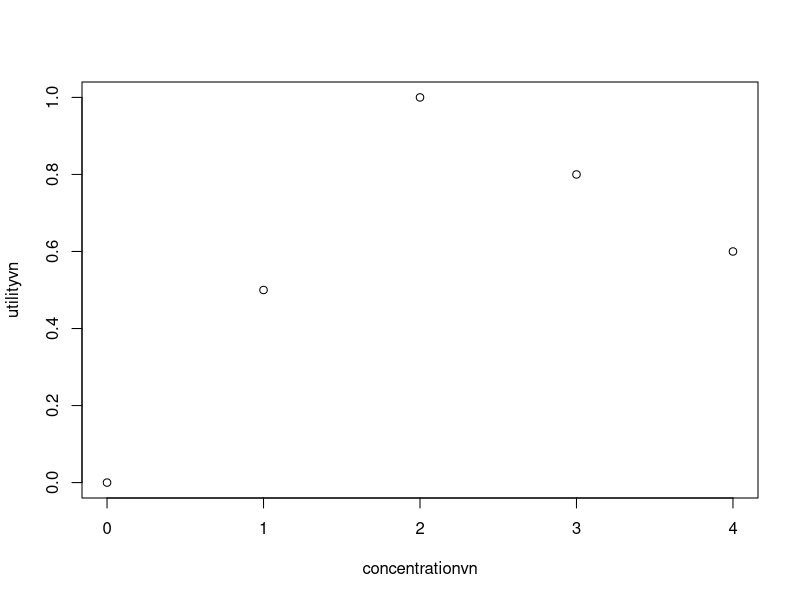
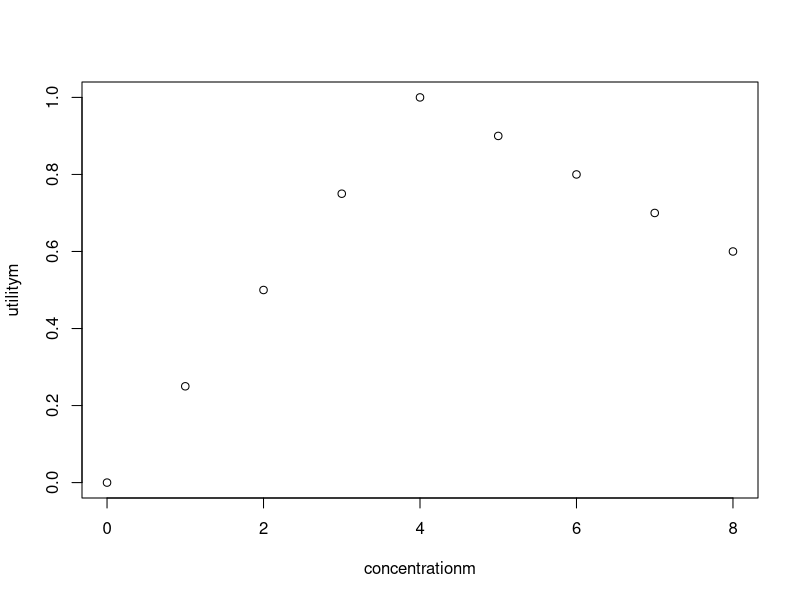
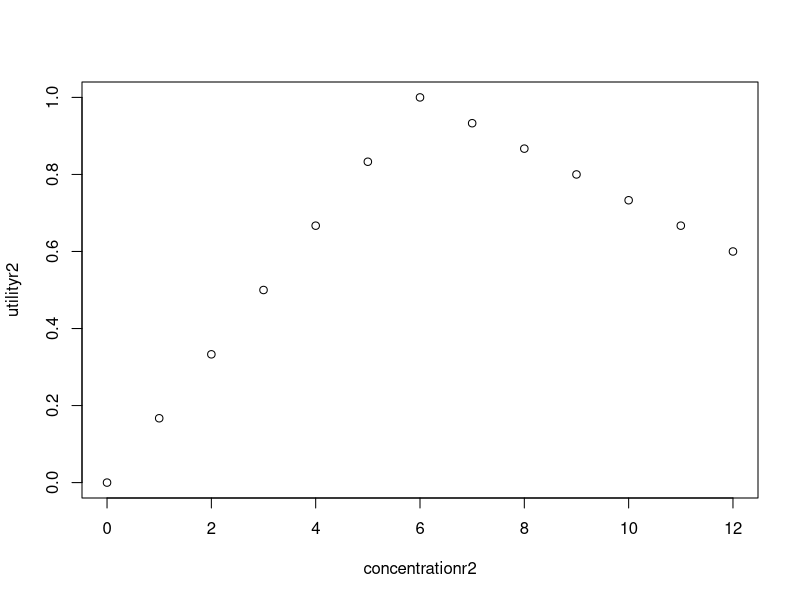
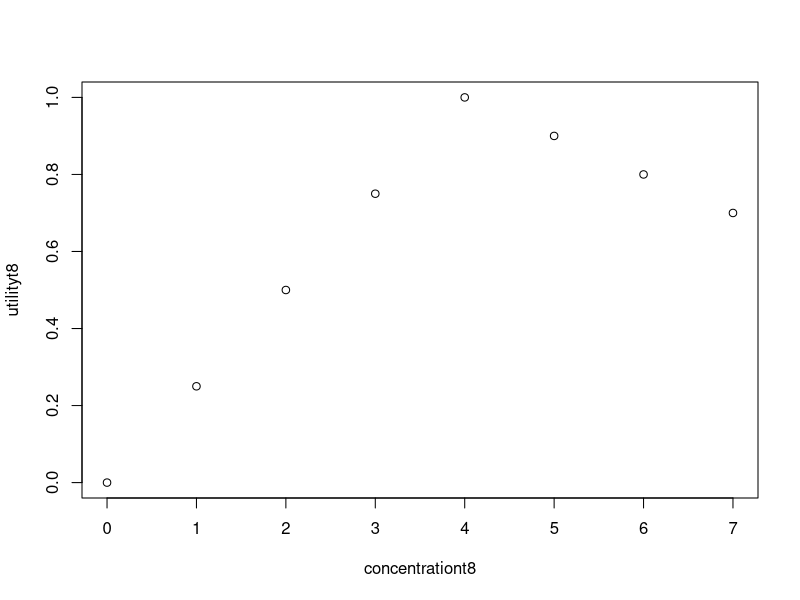

Write the R code that produced these figures, in order.
## ---- chunk 1
knitr::opts_chunk$set(echo = TRUE, fig.lp="fig:")

# install.packages("tinytex", repos = "https://cloud.r-project.org" ) if debug needed?

# library(namelibrary) for the R library

# http://rmarkdown.rstudio.com
# echo = TRUE <- makes all next cmds appear

## ---- chunk 2


f <- function(p,M,x,n){
  if (x  <= (n*p)){U <- (x/(n*p))}
  else {U <- M + ((1-(x/n))*(1-M))/(1-p)}
 # else {U <- (2-M) + (((M-1)*x)/(n*p))} M + ((1-(x/n))*(1-M))/(1-p)}
  round(U,digits = 3)
 # print(U)
}

f0m <- f(0.5,0.6,0,8)
f1m <- f(0.5,0.6,1,8)
f2m <- f(0.5,0.6,2,8)
f3m <- f(0.5,0.6,3,8)
f4m <- f(0.5,0.6,4,8)
f5m <- f(0.5,0.6,5,8)
f6m <- f(0.5,0.6,6,8)
f7m <- f(0.5,0.6,7,8)
f8m <- f(0.5,0.6,8,8)

utilitym <- c(f0m,f1m,f2m,f3m,f4m,f5m,f6m,f7m,f8m)
concentrationm <- c(0:8)


f0vn <- f(0.5,0.6,0,4)
f1vn <- f(0.5,0.6,1,4)
f2vn <- f(0.5,0.6,2,4)
f3vn <- f(0.5,0.6,3,4)
f4vn <- f(0.5,0.6,4,4)

utilityvn <- c(f0vn,f1vn,f2vn,f3vn,f4vn)
concentrationvn <- c(0:4)

f0r2 <- f(0.5,0.6,0,12)
f1r2 <- f(0.5,0.6,1,12)
f2r2 <- f(0.5,0.6,2,12)
f3r2 <- f(0.5,0.6,3,12)
f4r2 <- f(0.5,0.6,4,12)
f5r2 <- f(0.5,0.6,5,12)
f6r2 <- f(0.5,0.6,6,12)
f7r2 <- f(0.5,0.6,7,12)
f8r2 <- f(0.5,0.6,8,12)
f9r2 <- f(0.5,0.6,9,12)
f10r2 <- f(0.5,0.6,10,12)
f11r2 <- f(0.5,0.6,11,12)
f12r2 <- f(0.5,0.6,12,12)

utilityr2 <- c(f0r2,f1r2,f2r2,f3r2,f4r2,f5r2,f6r2,f7r2,f8r2,f9r2,f10r2,f11r2,f12r2)
concentrationr2 <- c(0:12)

f0t8 <- f(0.5,0.6,0,8)
f1t8 <- f(0.5,0.6,1,8)
f2t8 <- f(0.5,0.6,2,8)
f3t8 <- f(0.5,0.6,3,8)
f4t8 <- f(0.5,0.6,4,8)
f5t8 <- f(0.5,0.6,5,8)
f6t8 <- f(0.5,0.6,6,8)
f7t8 <- f(0.5,0.6,7,8)
f8t8 <- f(0.5,0.6,8,8)

utilityt8 <- c(f0t8,f1t8,f2t8,f3t8,f4t8,f5t8,f6t8,f7t8)
concentrationt8 <- c(0:7)





print(utilityvn)
plot(concentrationvn,utilityvn)

print(utilitym)
plot(concentrationm,utilitym)


print(utilityr2)
plot(concentrationr2,utilityr2)

print(utilityt8)
plot(concentrationt8,utilityt8)
